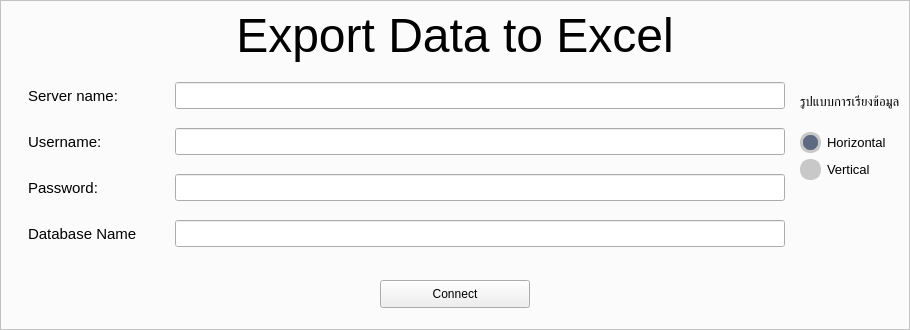
<?xml version="1.0" encoding="UTF-8"?>
<ui version="4.0">
 <class>MainWindow</class>
 <widget class="QMainWindow" name="MainWindow">
  <property name="geometry">
   <rect>
    <x>0</x>
    <y>0</y>
    <width>910</width>
    <height>330</height>
   </rect>
  </property>
  <property name="sizePolicy">
   <sizepolicy hsizetype="Fixed" vsizetype="Fixed">
    <horstretch>0</horstretch>
    <verstretch>0</verstretch>
   </sizepolicy>
  </property>
  <property name="minimumSize">
   <size>
    <width>910</width>
    <height>330</height>
   </size>
  </property>
  <property name="maximumSize">
   <size>
    <width>910</width>
    <height>330</height>
   </size>
  </property>
  <property name="windowTitle">
   <string>Export Data to Excel</string>
  </property>
  <property name="windowIcon">
   <iconset>
    <normaloff>icon/logo.png</normaloff>icon/logo.png</iconset>
  </property>
  <property name="layoutDirection">
   <enum>Qt::LeftToRight</enum>
  </property>
  <property name="styleSheet">
   <string notr="true">
#frame {	
	background-color: rgb(251, 251, 251);
}
QRadioButton::indicator {
    border: 3px solid rgb(200, 200, 200);
	width: 15px;
	height: 15px;
	border-radius: 10px;
    background: rgb(200, 200, 200);
}

QRadioButton::indicator:checked {
    background: 3px solid rgb(94, 106, 130);
	border: 3px solid rgb(200, 200, 200);
}</string>
  </property>
  <widget class="QWidget" name="centralwidget">
   <layout class="QHBoxLayout" name="horizontalLayout_9">
    <property name="leftMargin">
     <number>0</number>
    </property>
    <property name="topMargin">
     <number>0</number>
    </property>
    <property name="rightMargin">
     <number>0</number>
    </property>
    <property name="bottomMargin">
     <number>0</number>
    </property>
    <item>
     <widget class="QFrame" name="frame">
      <property name="enabled">
       <bool>true</bool>
      </property>
      <property name="frameShape">
       <enum>QFrame::StyledPanel</enum>
      </property>
      <property name="frameShadow">
       <enum>QFrame::Raised</enum>
      </property>
      <layout class="QVBoxLayout" name="verticalLayout_3">
       <property name="leftMargin">
        <number>0</number>
       </property>
       <property name="topMargin">
        <number>0</number>
       </property>
       <property name="rightMargin">
        <number>0</number>
       </property>
       <property name="bottomMargin">
        <number>0</number>
       </property>
       <item>
        <widget class="QWidget" name="widget" native="true">
         <layout class="QHBoxLayout" name="horizontalLayout">
          <property name="spacing">
           <number>0</number>
          </property>
          <property name="leftMargin">
           <number>0</number>
          </property>
          <property name="topMargin">
           <number>0</number>
          </property>
          <property name="rightMargin">
           <number>0</number>
          </property>
          <property name="bottomMargin">
           <number>0</number>
          </property>
          <item>
           <widget class="QLabel" name="label_4">
            <property name="font">
             <font>
              <family>Segoe UI</family>
              <pointsize>36</pointsize>
              <weight>50</weight>
              <italic>false</italic>
              <bold>false</bold>
             </font>
            </property>
            <property name="frameShape">
             <enum>QFrame::NoFrame</enum>
            </property>
            <property name="text">
             <string>Export Data to Excel</string>
            </property>
            <property name="alignment">
             <set>Qt::AlignCenter</set>
            </property>
           </widget>
          </item>
         </layout>
        </widget>
       </item>
       <item>
        <widget class="QWidget" name="widget_11" native="true">
         <layout class="QHBoxLayout" name="horizontalLayout_8">
          <property name="topMargin">
           <number>0</number>
          </property>
          <property name="bottomMargin">
           <number>0</number>
          </property>
          <item>
           <widget class="QWidget" name="widget_10" native="true">
            <layout class="QVBoxLayout" name="verticalLayout_2">
             <property name="leftMargin">
              <number>0</number>
             </property>
             <property name="topMargin">
              <number>0</number>
             </property>
             <property name="rightMargin">
              <number>0</number>
             </property>
             <property name="bottomMargin">
              <number>0</number>
             </property>
             <item>
              <widget class="QWidget" name="widget_5" native="true">
               <layout class="QHBoxLayout" name="horizontalLayout_3">
                <property name="topMargin">
                 <number>0</number>
                </property>
                <property name="bottomMargin">
                 <number>0</number>
                </property>
                <item>
                 <widget class="QWidget" name="widget_2" native="true">
                  <property name="minimumSize">
                   <size>
                    <width>150</width>
                    <height>40</height>
                   </size>
                  </property>
                  <layout class="QHBoxLayout" name="horizontalLayout_2">
                   <item>
                    <widget class="QLabel" name="label">
                     <property name="font">
                      <font>
                       <pointsize>11</pointsize>
                       <weight>50</weight>
                       <bold>false</bold>
                      </font>
                     </property>
                     <property name="frameShape">
                      <enum>QFrame::NoFrame</enum>
                     </property>
                     <property name="text">
                      <string>Server name:</string>
                     </property>
                     <property name="textFormat">
                      <enum>Qt::AutoText</enum>
                     </property>
                    </widget>
                   </item>
                  </layout>
                 </widget>
                </item>
                <item>
                 <widget class="QLineEdit" name="server">
                  <property name="font">
                   <font>
                    <pointsize>12</pointsize>
                   </font>
                  </property>
                  <property name="text">
                   <string/>
                  </property>
                 </widget>
                </item>
               </layout>
              </widget>
             </item>
             <item>
              <widget class="QWidget" name="widget_7" native="true">
               <layout class="QHBoxLayout" name="horizontalLayout_7">
                <property name="topMargin">
                 <number>0</number>
                </property>
                <property name="bottomMargin">
                 <number>0</number>
                </property>
                <item>
                 <widget class="QWidget" name="widget_4" native="true">
                  <property name="minimumSize">
                   <size>
                    <width>150</width>
                    <height>40</height>
                   </size>
                  </property>
                  <layout class="QHBoxLayout" name="horizontalLayout_6">
                   <item>
                    <widget class="QLabel" name="label_5">
                     <property name="font">
                      <font>
                       <pointsize>11</pointsize>
                       <weight>50</weight>
                       <bold>false</bold>
                      </font>
                     </property>
                     <property name="frameShape">
                      <enum>QFrame::NoFrame</enum>
                     </property>
                     <property name="text">
                      <string>Username:</string>
                     </property>
                     <property name="textFormat">
                      <enum>Qt::AutoText</enum>
                     </property>
                    </widget>
                   </item>
                  </layout>
                 </widget>
                </item>
                <item>
                 <widget class="QLineEdit" name="uid">
                  <property name="font">
                   <font>
                    <pointsize>12</pointsize>
                   </font>
                  </property>
                  <property name="text">
                   <string/>
                  </property>
                  <property name="echoMode">
                   <enum>QLineEdit::Normal</enum>
                  </property>
                 </widget>
                </item>
               </layout>
              </widget>
             </item>
             <item>
              <widget class="QWidget" name="widget_6" native="true">
               <layout class="QHBoxLayout" name="horizontalLayout_4">
                <property name="topMargin">
                 <number>0</number>
                </property>
                <property name="bottomMargin">
                 <number>0</number>
                </property>
                <item>
                 <widget class="QWidget" name="widget_3" native="true">
                  <property name="minimumSize">
                   <size>
                    <width>150</width>
                    <height>40</height>
                   </size>
                  </property>
                  <layout class="QHBoxLayout" name="horizontalLayout_5">
                   <item>
                    <widget class="QLabel" name="label_3">
                     <property name="font">
                      <font>
                       <pointsize>11</pointsize>
                       <weight>50</weight>
                       <bold>false</bold>
                      </font>
                     </property>
                     <property name="frameShape">
                      <enum>QFrame::NoFrame</enum>
                     </property>
                     <property name="text">
                      <string>Password:</string>
                     </property>
                     <property name="textFormat">
                      <enum>Qt::AutoText</enum>
                     </property>
                    </widget>
                   </item>
                  </layout>
                 </widget>
                </item>
                <item>
                 <widget class="QLineEdit" name="pwd">
                  <property name="font">
                   <font>
                    <pointsize>12</pointsize>
                   </font>
                  </property>
                  <property name="text">
                   <string/>
                  </property>
                  <property name="echoMode">
                   <enum>QLineEdit::Password</enum>
                  </property>
                 </widget>
                </item>
               </layout>
              </widget>
             </item>
             <item>
              <widget class="QWidget" name="widget_13" native="true">
               <layout class="QHBoxLayout" name="horizontalLayout_11">
                <property name="topMargin">
                 <number>0</number>
                </property>
                <property name="bottomMargin">
                 <number>0</number>
                </property>
                <item>
                 <widget class="QWidget" name="widget_14" native="true">
                  <property name="minimumSize">
                   <size>
                    <width>150</width>
                    <height>40</height>
                   </size>
                  </property>
                  <layout class="QHBoxLayout" name="horizontalLayout_12">
                   <item>
                    <widget class="QLabel" name="label_6">
                     <property name="font">
                      <font>
                       <pointsize>11</pointsize>
                       <weight>50</weight>
                       <bold>false</bold>
                      </font>
                     </property>
                     <property name="frameShape">
                      <enum>QFrame::NoFrame</enum>
                     </property>
                     <property name="text">
                      <string>Database Name</string>
                     </property>
                     <property name="textFormat">
                      <enum>Qt::AutoText</enum>
                     </property>
                    </widget>
                   </item>
                  </layout>
                 </widget>
                </item>
                <item>
                 <widget class="QLineEdit" name="pwd_2">
                  <property name="font">
                   <font>
                    <pointsize>12</pointsize>
                   </font>
                  </property>
                  <property name="text">
                   <string/>
                  </property>
                  <property name="echoMode">
                   <enum>QLineEdit::Normal</enum>
                  </property>
                 </widget>
                </item>
               </layout>
              </widget>
             </item>
            </layout>
           </widget>
          </item>
          <item>
           <widget class="QWidget" name="widget_8" native="true">
            <layout class="QVBoxLayout" name="verticalLayout">
             <property name="leftMargin">
              <number>0</number>
             </property>
             <property name="topMargin">
              <number>0</number>
             </property>
             <property name="rightMargin">
              <number>0</number>
             </property>
             <property name="bottomMargin">
              <number>0</number>
             </property>
             <item>
              <widget class="QLabel" name="label_2">
               <property name="minimumSize">
                <size>
                 <width>0</width>
                 <height>50</height>
                </size>
               </property>
               <property name="maximumSize">
                <size>
                 <width>16777215</width>
                 <height>50</height>
                </size>
               </property>
               <property name="font">
                <font>
                 <pointsize>10</pointsize>
                </font>
               </property>
               <property name="text">
                <string>รูปแบบการเรียงข้อมูล</string>
               </property>
              </widget>
             </item>
             <item>
              <widget class="QRadioButton" name="radioButton_2">
               <property name="font">
                <font>
                 <pointsize>10</pointsize>
                </font>
               </property>
               <property name="text">
                <string>Horizontal</string>
               </property>
               <property name="checked">
                <bool>true</bool>
               </property>
               <property name="autoRepeat">
                <bool>true</bool>
               </property>
              </widget>
             </item>
             <item>
              <widget class="QRadioButton" name="radioButton">
               <property name="font">
                <font>
                 <pointsize>10</pointsize>
                </font>
               </property>
               <property name="text">
                <string>Vertical</string>
               </property>
               <property name="checked">
                <bool>false</bool>
               </property>
               <property name="autoRepeat">
                <bool>true</bool>
               </property>
              </widget>
             </item>
             <item>
              <widget class="QWidget" name="widget_9" native="true"/>
             </item>
            </layout>
           </widget>
          </item>
         </layout>
        </widget>
       </item>
       <item>
        <widget class="QWidget" name="widget_12" native="true">
         <layout class="QHBoxLayout" name="horizontalLayout_10">
          <property name="spacing">
           <number>0</number>
          </property>
          <property name="leftMargin">
           <number>0</number>
          </property>
          <property name="topMargin">
           <number>0</number>
          </property>
          <property name="rightMargin">
           <number>0</number>
          </property>
          <property name="bottomMargin">
           <number>0</number>
          </property>
          <item>
           <widget class="QPushButton" name="pushButton">
            <property name="maximumSize">
             <size>
              <width>150</width>
              <height>28</height>
             </size>
            </property>
            <property name="text">
             <string>Connect</string>
            </property>
            <property name="icon">
             <iconset>
              <normaloff>icon/icons8-connect-50.png</normaloff>icon/icons8-connect-50.png</iconset>
            </property>
           </widget>
          </item>
         </layout>
        </widget>
       </item>
      </layout>
     </widget>
    </item>
   </layout>
  </widget>
 </widget>
 <resources/>
 <connections/>
</ui>
